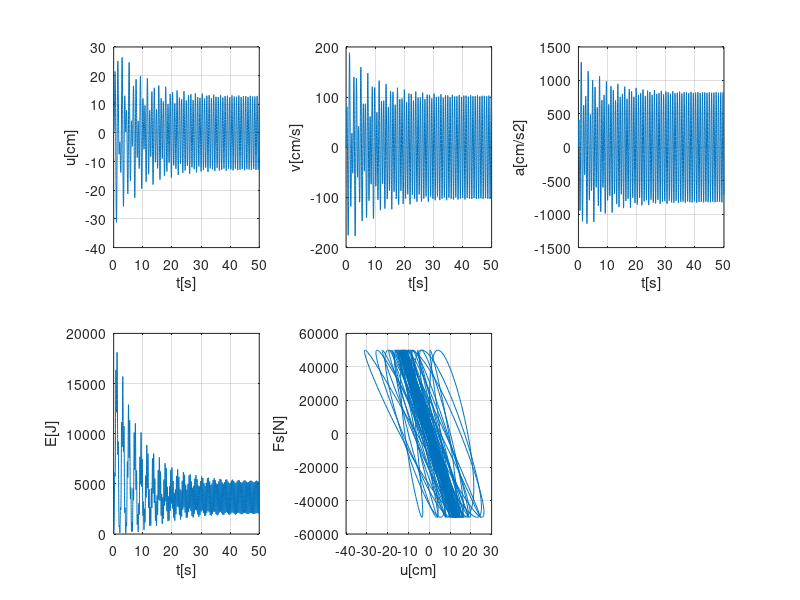

This figure's MATLAB source:
# Solucion METODO NEWMARK
clear;
clc;

# DATOS INIcIALES

#Metodo de la aceleracion promedio constante
gamma =0.5; 
beta = 0.25; 

m = 10000;         # kg
k = 250000;        # N/m
ze = 0.02;         # amortiguamiento 0.05

wn = (k/m)^0.5;    # Frec. natural (rad/s)
c = 2*ze*wn*m;     # Razon de amortiguamiento

u0 = 0;            # desplazamiento inicial
v0 = 0;            # velocidad inicial

  # P(t)=P0sen(wt)
w = 8;             # Frecuencia de exitacion (rad/s)4
p0 = 50000;         # Amplitud de la carga armonica (Newton)
  # Vector de tiempo
h = 0.01;          # Paso de integracion (s)
tf = 50;           # Duracion de la simulacion (s) 30
t = 0:h:tf;        # Vector de tiempo
p = p0*sin(w*t);   # carga armonica de excitacion TIPO SENOIDAL

##---INTEGRAcION---##

# calculos iniciales
u(1) = u0;
v(1) = v0;
a(1) = (p(1)-c*v(1)-k*u(1))/m;

np = length(t);

a1 = m/(beta*h^2)+(gamma*c)/(beta*h);
a2 = m/(beta*h)+(gamma/beta-1)*c;
a3 = (1/(2*beta)-1)*m+h*(gamma/(2*beta)-1)*c;
ks = k + a1;
Ep(1) = 0;
Ec(1) = 0; 
for i = 1:np-1
   ps(1+i) = p(i+1)+a1*u(i)+a2*v(i)+a3*a(i);
   u(i+1) = ps(i+1)/ks;
   Ep(i+1) = 1/2*m*wn^2*u(i+1)^2;
   v(i+1) = (gamma/(beta*h))*(u(i+1)-u(i))+(1-gamma/beta)*v(i)+h*(1-gamma/(2*beta))*a(i);
   Ec(i+1) = 1/2*m*v(i+1)^2;
   a(i+1) = (1/(beta*h^2))*(u(i+1)-u(i))-(1/(beta*h))*v(i)-(1/(2*beta)-1)*a(i);
   E(i+1) = Ec(i+1)+Ep(i+1);
endfor

##---GRAFIcANDO LOS RESULTADOS---##
subplot(2,3,1)
plot(t,100*u);
grid on;
xlabel('t[s]'), ylabel('u[cm]');

subplot(2,3,2)
plot(t,100*v);
grid on;
xlabel('t[s]'), ylabel('v[cm/s]');

subplot(2,3,3)
plot(t,100*a);
grid on;
xlabel('t[s]'), ylabel('a[cm/s2]');

subplot(2,3,4)
plot(t,E);
grid on;
xlabel('t[s]'), ylabel('E[J]');

subplot(2,3,5)
plot(u*100,p);
grid on;
xlabel('u[cm]'), ylabel('Fs[N]');













